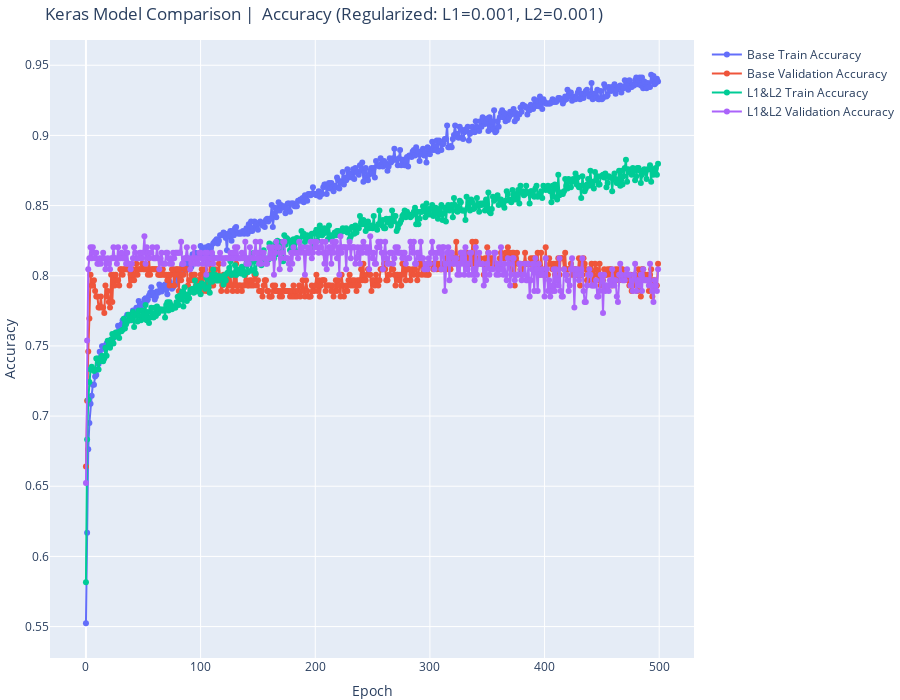
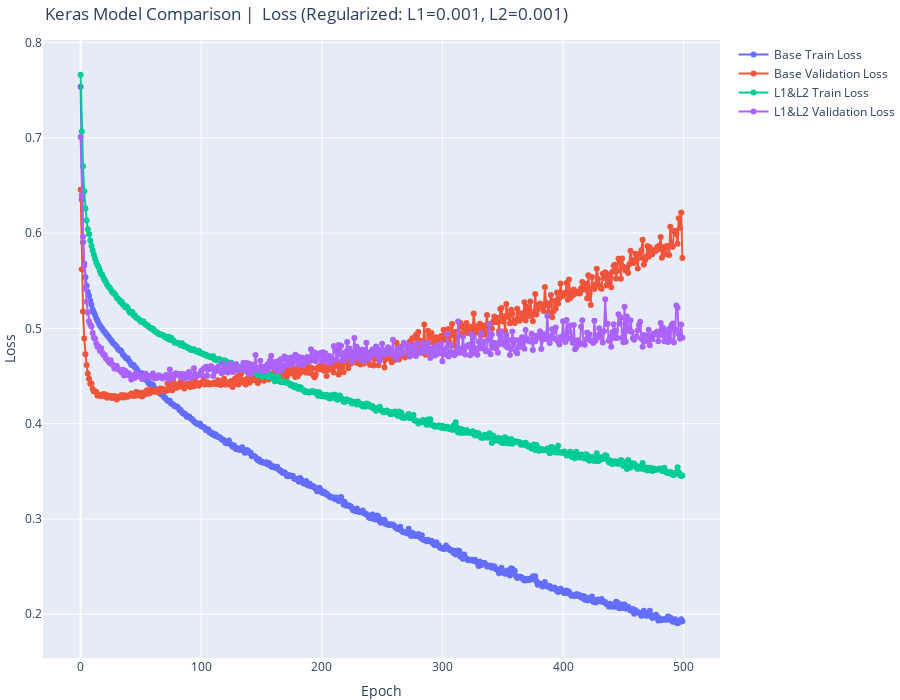

Notebook cell for these charts, in order:
### Code cell
plot_metrics([base_history, l1_l2_low_history], ['Base', "L1&L2"], "Regularized: L1=0.001, L2=0.001")

### Figure 1 — Plotly figure (JSON) as saved in the notebook; plotly's stock layout.template omitted (floating-point values rounded to 4 significant figures; data arrays with more than 128 entries replaced by an {"elided": "..."} marker saying what was removed)
{"data": [{"mode": "lines+markers", "name": "Base Train Accuracy", "type": "scatter", "x": {"elided": "500 int values"}, "y": {"elided": "500 float values"}}, {"mode": "lines+markers", "name": "Base Validation Accuracy", "type": "scatter", "x": {"elided": "500 int values"}, "y": {"elided": "500 float values"}}, {"mode": "lines+markers", "name": "L1&L2 Train Accuracy", "type": "scatter", "x": {"elided": "500 int values"}, "y": {"elided": "500 float values"}}, {"mode": "lines+markers", "name": "L1&L2 Validation Accuracy", "type": "scatter", "x": {"elided": "500 int values"}, "y": {"elided": "500 float values"}}], "layout": {"height": 700, "legend": {"x": 1.02, "y": 1}, "margin": {"b": 0, "l": 0, "r": 0, "t": 40}, "title": {"text": "Keras Model Comparison |  Accuracy (Regularized: L1=0.001, L2=0.001)"}, "xaxis": {"title": {"text": "Epoch"}}, "yaxis": {"title": {"text": "Accuracy"}}}}

### Figure 2 — Plotly figure (JSON) as saved in the notebook; plotly's stock layout.template omitted (floating-point values rounded to 4 significant figures; data arrays with more than 128 entries replaced by an {"elided": "..."} marker saying what was removed)
{"data": [{"mode": "lines+markers", "name": "Base Train Loss", "type": "scatter", "x": {"elided": "500 int values"}, "y": {"elided": "500 float values"}}, {"mode": "lines+markers", "name": "Base Validation Loss", "type": "scatter", "x": {"elided": "500 int values"}, "y": {"elided": "500 float values"}}, {"mode": "lines+markers", "name": "L1&L2 Train Loss", "type": "scatter", "x": {"elided": "500 int values"}, "y": {"elided": "500 float values"}}, {"mode": "lines+markers", "name": "L1&L2 Validation Loss", "type": "scatter", "x": {"elided": "500 int values"}, "y": {"elided": "500 float values"}}], "layout": {"height": 700, "legend": {"x": 1.02, "y": 1}, "margin": {"b": 0, "l": 0, "r": 0, "t": 40}, "title": {"text": "Keras Model Comparison |  Loss (Regularized: L1=0.001, L2=0.001)"}, "xaxis": {"title": {"text": "Epoch"}}, "yaxis": {"title": {"text": "Loss"}}}}
